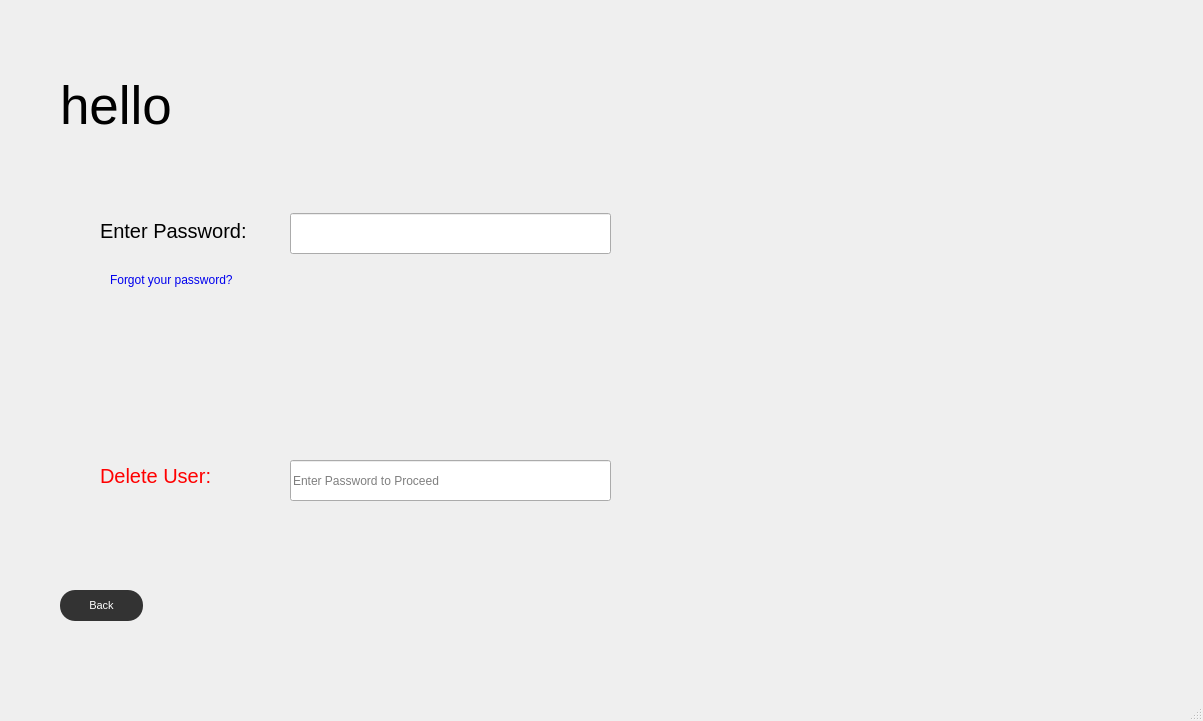
<?xml version="1.0" encoding="UTF-8"?>
<ui version="4.0">
 <class>OldUser</class>
 <widget class="QMainWindow" name="OldUser">
  <property name="geometry">
   <rect>
    <x>0</x>
    <y>0</y>
    <width>1203</width>
    <height>721</height>
   </rect>
  </property>
  <property name="windowTitle">
   <string>Forge</string>
  </property>
  <property name="windowIcon">
   <iconset resource="resources.qrc">
    <normaloff>:/icons/flame-icon.png</normaloff>:/icons/flame-icon.png</iconset>
  </property>
  <widget class="QWidget" name="centralwidget">
   <widget class="QLabel" name="titleLabel">
    <property name="geometry">
     <rect>
      <x>60</x>
      <y>70</y>
      <width>601</width>
      <height>71</height>
     </rect>
    </property>
    <property name="font">
     <font>
      <pointsize>40</pointsize>
     </font>
    </property>
    <property name="text">
     <string>hello</string>
    </property>
   </widget>
   <widget class="QLineEdit" name="passBox">
    <property name="geometry">
     <rect>
      <x>290</x>
      <y>213</y>
      <width>321</width>
      <height>41</height>
     </rect>
    </property>
   </widget>
   <widget class="QLabel" name="passLabel">
    <property name="geometry">
     <rect>
      <x>100</x>
      <y>210</y>
      <width>181</width>
      <height>41</height>
     </rect>
    </property>
    <property name="font">
     <font>
      <pointsize>15</pointsize>
     </font>
    </property>
    <property name="text">
     <string>Enter Password:</string>
    </property>
   </widget>
   <widget class="QLabel" name="forgotLabel">
    <property name="geometry">
     <rect>
      <x>110</x>
      <y>270</y>
      <width>151</width>
      <height>20</height>
     </rect>
    </property>
    <property name="styleSheet">
     <string notr="true">color: #0000EE;</string>
    </property>
    <property name="text">
     <string>Forgot your password?</string>
    </property>
   </widget>
   <widget class="QLabel" name="deleteLabel">
    <property name="geometry">
     <rect>
      <x>100</x>
      <y>455</y>
      <width>141</width>
      <height>41</height>
     </rect>
    </property>
    <property name="font">
     <font>
      <pointsize>15</pointsize>
     </font>
    </property>
    <property name="styleSheet">
     <string notr="true">color: red;</string>
    </property>
    <property name="text">
     <string>Delete User:</string>
    </property>
   </widget>
   <widget class="QLineEdit" name="deleteBox">
    <property name="geometry">
     <rect>
      <x>290</x>
      <y>460</y>
      <width>321</width>
      <height>41</height>
     </rect>
    </property>
    <property name="placeholderText">
     <string>Enter Password to Proceed</string>
    </property>
   </widget>
   <widget class="QPushButton" name="backButton">
    <property name="geometry">
     <rect>
      <x>60</x>
      <y>590</y>
      <width>83</width>
      <height>31</height>
     </rect>
    </property>
    <property name="font">
     <font>
      <pointsize>8</pointsize>
     </font>
    </property>
    <property name="styleSheet">
     <string notr="true">background-color: #333333;
color: white;
border-radius: 15px;
padding: 10px 20px;</string>
    </property>
    <property name="text">
     <string>Back</string>
    </property>
   </widget>
  </widget>
  <widget class="QMenuBar" name="menubar">
   <property name="geometry">
    <rect>
     <x>0</x>
     <y>0</y>
     <width>1203</width>
     <height>25</height>
    </rect>
   </property>
  </widget>
  <widget class="QStatusBar" name="statusbar"/>
 </widget>
 <resources>
  <include location="resources.qrc"/>
 </resources>
 <connections/>
</ui>
